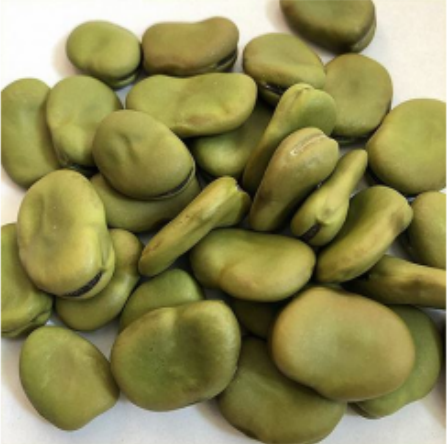
#> input picture works/6.4/Part1/pics/_.png, 447 x 444 px; its folder holds only this picture in this run
$ python Task2.py
#> lines starting #> are read from the running program, lines starting #| are printed output that depends on the picture
#> in process_image, image is the input picture: shape (444, 447, 3); mean B, G, R 84.9, 138.3, 142.9
import cv2
import os
import numpy as np
def sharpen_image(image):
    kernel = np.array([[-1,-1,-1], [-1,9,-1], [-1,-1,-1]])
    sharpened_image = cv2.filter2D(image, -1, kernel)
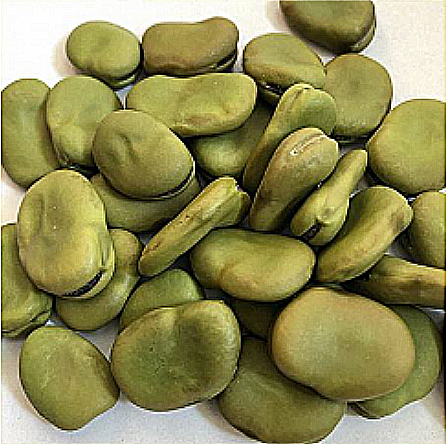
#> sharpened_image: shape (444, 447, 3); mean B, G, R 85.4, 138.3, 142.8
    return sharpened_image

def adjust_brightness(image, alpha, beta):
#> called with alpha = 0.2, beta = 5
    adjusted_image = cv2.convertScaleAbs(image, alpha=alpha, beta=beta)
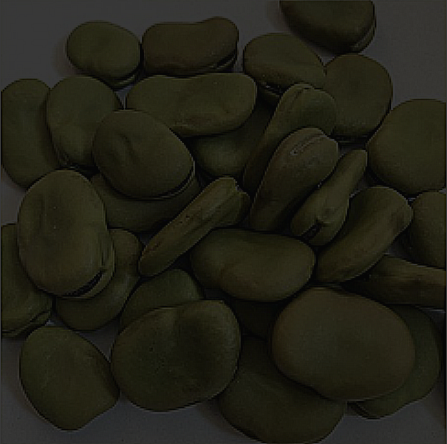
#> adjusted_image: shape (444, 447, 3); mean B, G, R 22.1, 32.7, 33.6
    return adjusted_image

def adjust_contrast(image, alpha):
#> called with alpha = 5
    adjusted_image = cv2.convertScaleAbs(image, alpha=alpha)
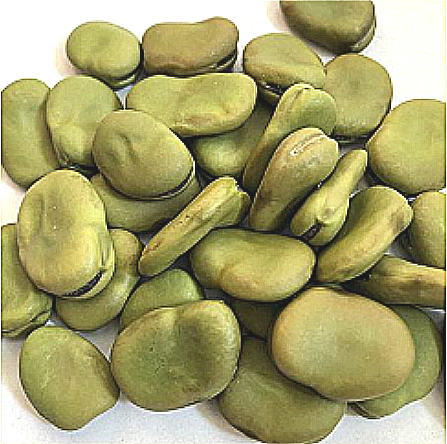
#> adjusted_image: shape (444, 447, 3); mean B, G, R 109.2, 161.6, 165.9
    return adjusted_image

def adjust_saturation(image, saturation):
#> called with saturation = 1.5
    hsv_image = cv2.cvtColor(image, cv2.COLOR_BGR2HSV)
#> hsv_image: shape (444, 447, 3); mean H, S, V 27.9, 95.4, 167.3
    hsv_image[:,:,1] = hsv_image[:,:,1] * saturation
#> hsv_image: shape (444, 447, 3); mean H, S, V 27.9, 139.9, 167.3
    adjusted_image = cv2.cvtColor(hsv_image, cv2.COLOR_HSV2BGR)
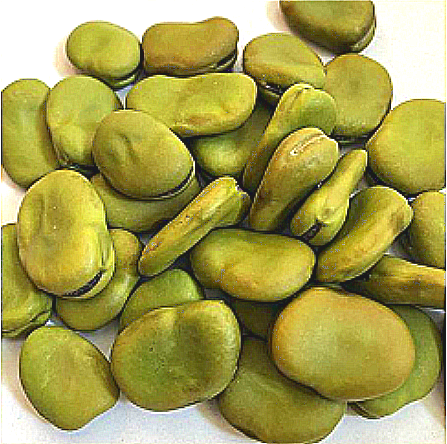
#> adjusted_image: shape (444, 447, 3); mean B, G, R 81.3, 158.7, 165.1
    return adjusted_image

def process_image(image_path):
    image = cv2.imread(image_path)

    # 锐化处理
    sharpened_image = sharpen_image(image)

    # 调整亮度和对比度
    adjusted_image = adjust_brightness(sharpened_image, alpha=0.2, beta=5)
    adjusted_image = adjust_contrast(adjusted_image, alpha=5.0)

    # 调整饱和度
    adjusted_image = adjust_saturation(adjusted_image, saturation=1.5)

    # 保存处理后的图像
    output_path = 'output_pics2/' + os.path.basename(image_path)
    cv2.imwrite(output_path, adjusted_image)

# 处理文件夹中的所有图像
input_folder = 'pics'
output_folder = 'output_pics2'

# 创建输出文件夹
os.makedirs(output_folder, exist_ok=True)

# 遍历文件夹中的所有图像文件
for filename in os.listdir(input_folder):
    if filename.endswith('.jpg') or filename.endswith('.png'):
        image_path = os.path.join(input_folder, filename)
        process_image(image_path)

$ run again, on works/6.4/Part1/pics/peanut (16).jpg
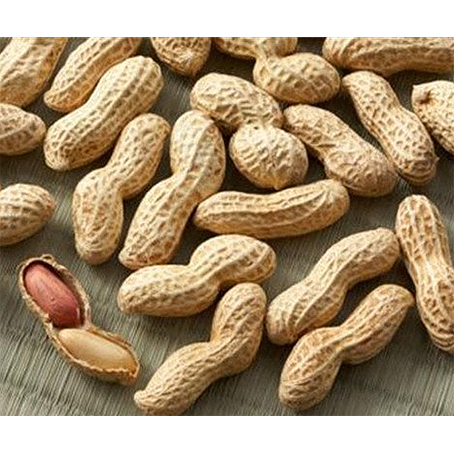
#> input picture works/6.4/Part1/pics/peanut (16).jpg, 454 x 454 px
#> in process_image, image is the input picture: shape (454, 454, 3); mean B, G, R 116.8, 146.7, 168.6
#> in sharpen_image, `sharpened_image = cv2.filter2D(image, -1, kernel)`:
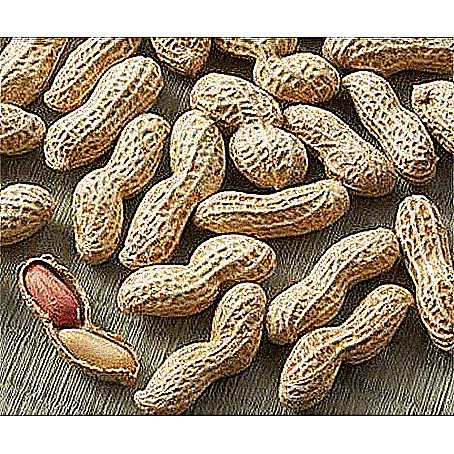
#> sharpened_image: shape (454, 454, 3); mean B, G, R 122.4, 143.9, 160.4
#> in adjust_saturation, `adjusted_image = cv2.cvtColor(hsv_image, cv2.COLOR_HSV2BGR)`:
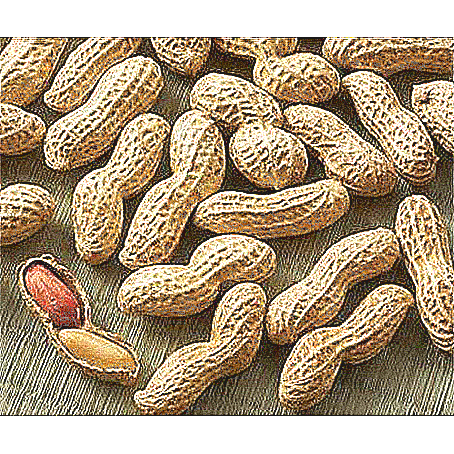
#> adjusted_image: shape (454, 454, 3); mean B, G, R 130.6, 157.1, 176

$ run again, on works/6.4/Part1/pics/peanut (1).jpg
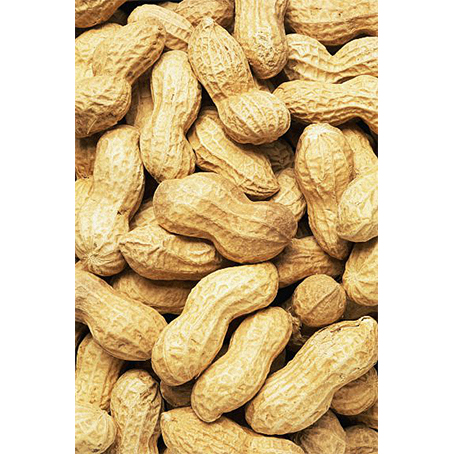
#> input picture works/6.4/Part1/pics/peanut (1).jpg, 454 x 454 px
#> in process_image, image is the input picture: shape (454, 454, 3); mean B, G, R 154.1, 193.3, 215.3
#> in sharpen_image, `sharpened_image = cv2.filter2D(image, -1, kernel)`:
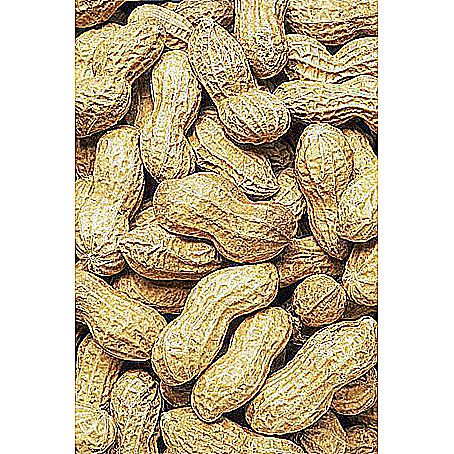
#> sharpened_image: shape (454, 454, 3); mean B, G, R 160.8, 187.7, 201.6
#> in adjust_saturation, `adjusted_image = cv2.cvtColor(hsv_image, cv2.COLOR_HSV2BGR)`:
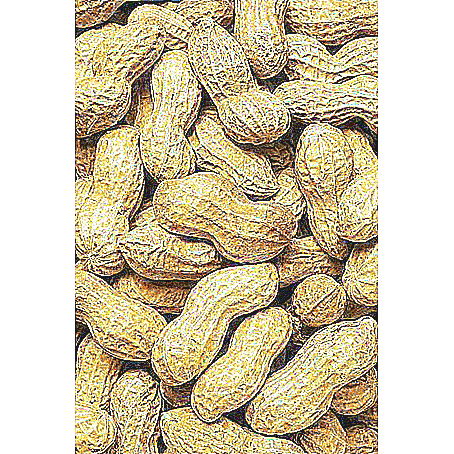
#> adjusted_image: shape (454, 454, 3); mean B, G, R 173, 199.9, 211.3
